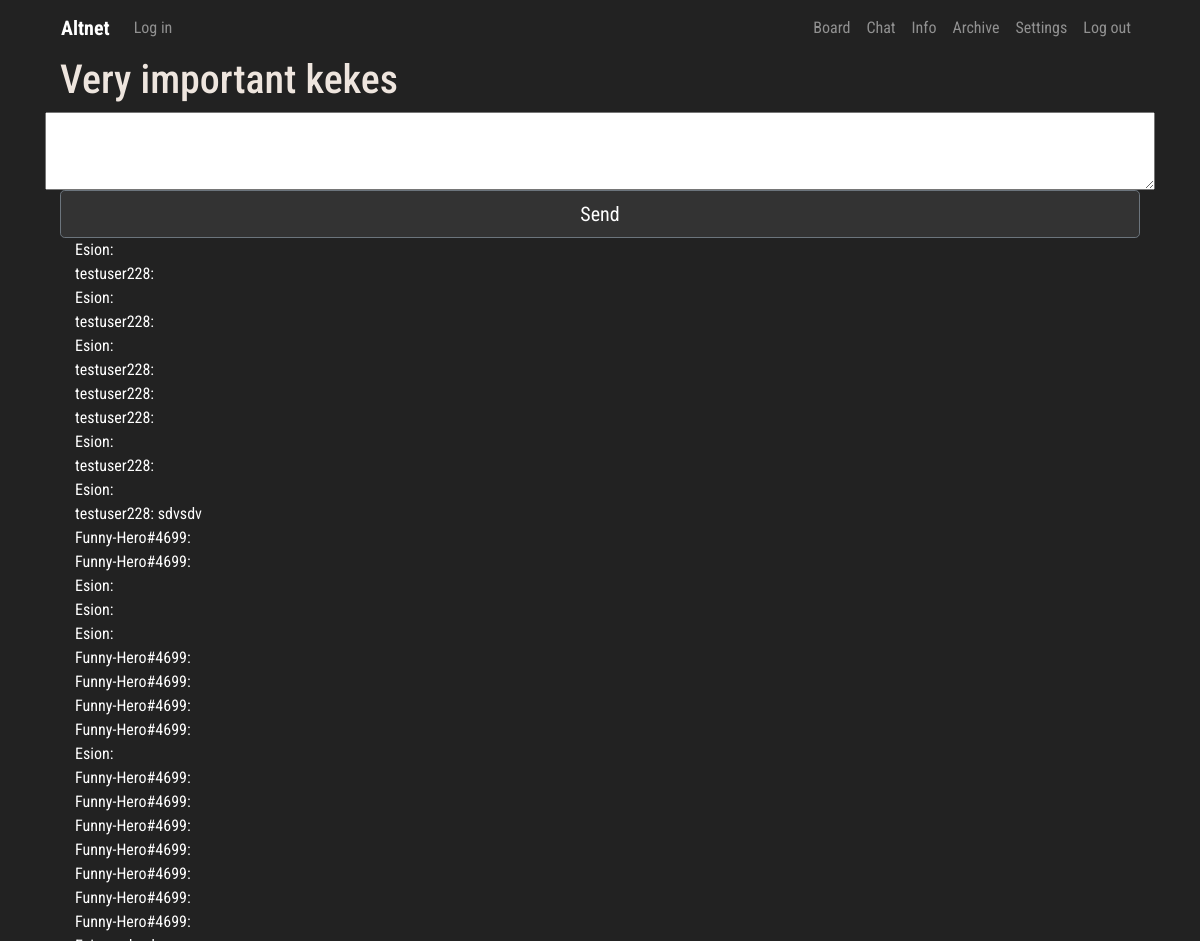
The app's page /chat/6/ (upper part), older data.
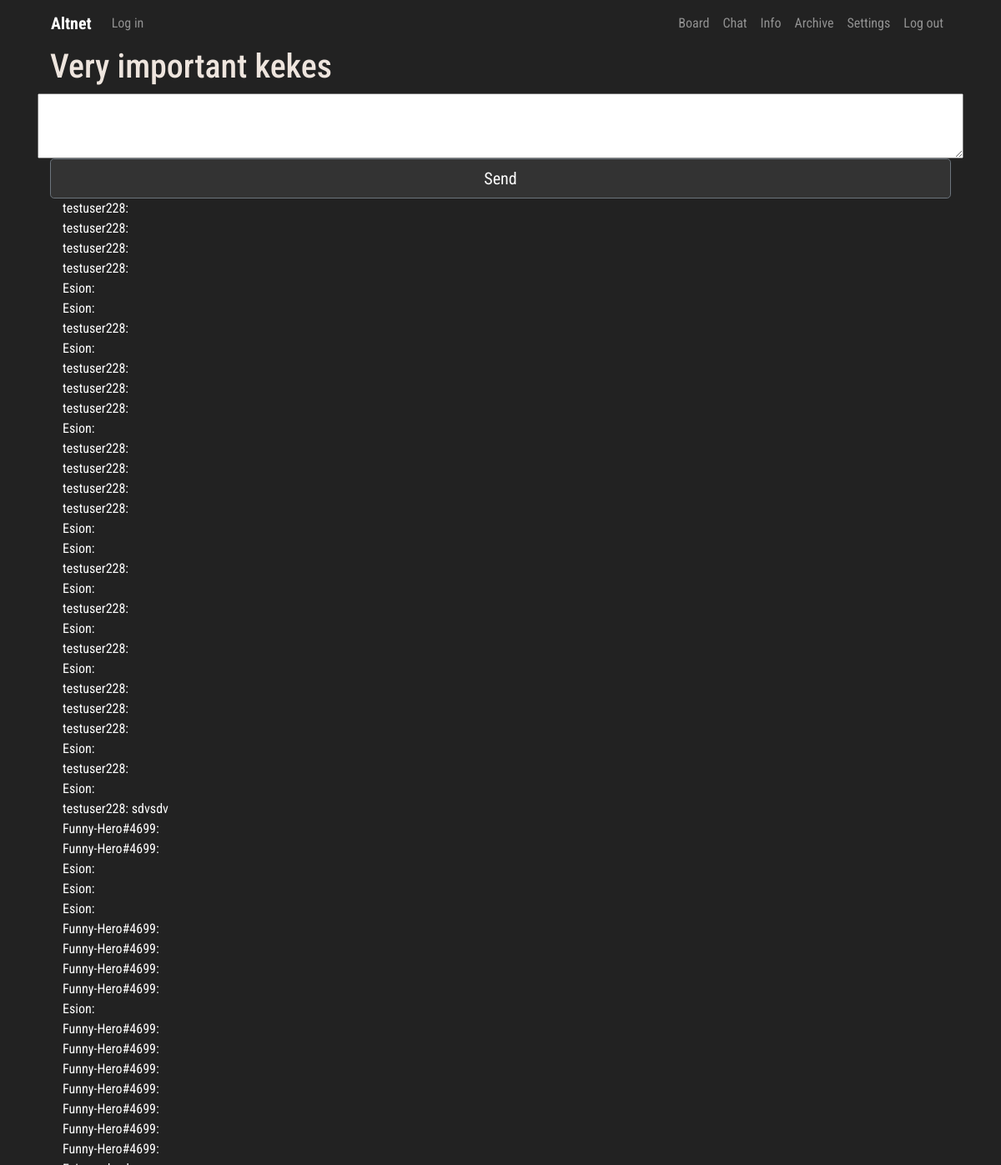
The same page, newer data.
### chat/models.py (models this page shows, shortened)
class Message(models.Model):
    message_author = models.CharField('Message author', max_length=150, blank=False, null=False)
    message_room = models.ForeignKey(Room, on_delete=models.CASCADE)
    message_text = models.TextField(blank=False, null=False, max_length=1000)
    message_media = models.ImageField(upload_to=user_chat_directory_path, blank=True, null=True)
    pub_date = models.DateTimeField('Date published', auto_now=True)

### chat/views.py (the view, shortened to what this page needs)
# urls.py: path('<str:room_id>/', views.room, name='room'),
def room(request, room_id):
    chat_form = SendMessage()
    room_info = Room.objects.get(id=room_id)
    try:
        is_banned = Ban.objects.get(username=request.user.username, room=room_info)
        if is_banned:
            raise BadRequest('You are banned')
    except ObjectDoesNotExist:
        pass
    room_visitors = Pool.objects.filter(room_name=room_info)
    template = loader.get_template('room.html')
    if request.user.is_authenticated:
        username = request.user.username
        loc_option = Hikka.objects.get(user=request.user.id).language_code
        authorised = True
    else:
        username = anonymous_validator(request)
        loc_option = 0
        authorised = False
    messages = Message.objects.filter(message_room__id=room_id).order_by('-pub_date')
    room_name = room_info.name
    context = {
        'visitors': room_visitors,
        'is_hidden': room_info.is_hidden,
        'media_autoplay': room_info.is_autoplay,
        'media_tolerance': room_info.is_media_tolerant,
        'change_language_code_form': EditLangCode(),
        'edit_description_form': EditDescription(),
        'edit_name_form': EditName(),
        'loc': loc_resolver('room'),
        'lang': loc_option,
        'room_name': room_name,
        'messages': messages,
        'chat_form': chat_form,
        'username': username,
        'room_id': room_id,
        'authorised': authorised,
        'room_description': room_info.description,
    }
    return HttpResponse(template.render(context, request))

### chat/forms.py
class EditLangCode(forms.ModelForm):
    language_code = forms.CharField(label='Edit Language Code', max_length=10)
    class Meta:
        model = Room
        fields = ['language_code',]

class EditDescription(forms.ModelForm):
    description = forms.CharField(label='Room description', max_length=200)
    class Meta:
        model = Room
        fields = ['description',]

### board/templatetags/loc_extra.py (called while the page is built)
@register.filter
def return_item(l, i):
    try:
        return l[i]
    except:
        return None

### board/views.py (called while the page is built)
def random_name():
    noun = ['Apple', 'Grape', 'Hero', 'Nickel', 'Zinc', 'Rock', 'Paper', 'Joker', 'Beat', 'Aug', 'Runner', 'Miracle']
    adjective = ['Shitty', 'Slippy', 'Explosive', 'Luminous', 'Advanced', 'Creative', 'Burning', 'Sweaty', 'Leet',
                 'Apex', 'Funny', 'Raging']
    tag = ['1', '2', '3', '4', '5', '6', '7', '8', '9', '0']
    randomized_tag = choices(tag, k=4)
    return ''.join(adjective[randint(0, len(adjective)-1)]) + '-' + ''.join(noun[randint(0, len(noun)-1)]) + '#' + \
           ''.join(randomized_tag)

### chat/templates/room.html (shortened to what this page needs)
{% extends 'chat_hat.html' %}
{% block content %}
{% load loc_extra %}
{% load static %}
</head>
<body>
  <div class="trds">
  <main class="contentd" role="main">
  <header>
 <h1 data-text="{{ room_name }}" id="room_name">{{ room_name }}</h1></header></main></div>
<div>
<div class="row">
    <textarea style="width: 100%;" id="chat-message-input" rows="3" name="message_text" type="text" size="100">
    </textarea><br>
</div>
    <div class="col-">
    <input class="btn btn-secondary btn-lg btn-block" style="width: 100% " id="chat-message-submit" name="chat-message-submit" type="submit" value="Send">
</div>
</div>
  <div class="col-lg-12 col-sm-12 col-md-12">
    <div id="chat-log" class="chat-log" cols="120" rows="20" style="color:#fff; background-color:#222222; border:none">
        {% for message in messages %}
        {{ message.message_text }} <br />
        {% endfor %}
    </div><br>
</div>
</body>
{% endblock %}

Row changes from the older to the newer data that the page shows:
added Message: message_text "testuser228:"
added Message: message_text "testuser228:"
added Message: message_text "testuser228:"
added Message: message_text "testuser228:"
added Message: message_text "Esion:"
added Message: message_text "Esion:"
added Message: message_text "testuser228:"
added Message: message_text "Esion:"
added Message: message_text "testuser228:"
added Message: message_text "testuser228:"
added Message: message_text "testuser228:"
added Message: message_text "Esion:"
added Message: message_text "testuser228:"
added Message: message_text "testuser228:"
added Message: message_text "testuser228:"
added Message: message_text "testuser228:"
added Message: message_text "Esion:"
added Message: message_text "Esion:"
added Message: message_text "testuser228:"
